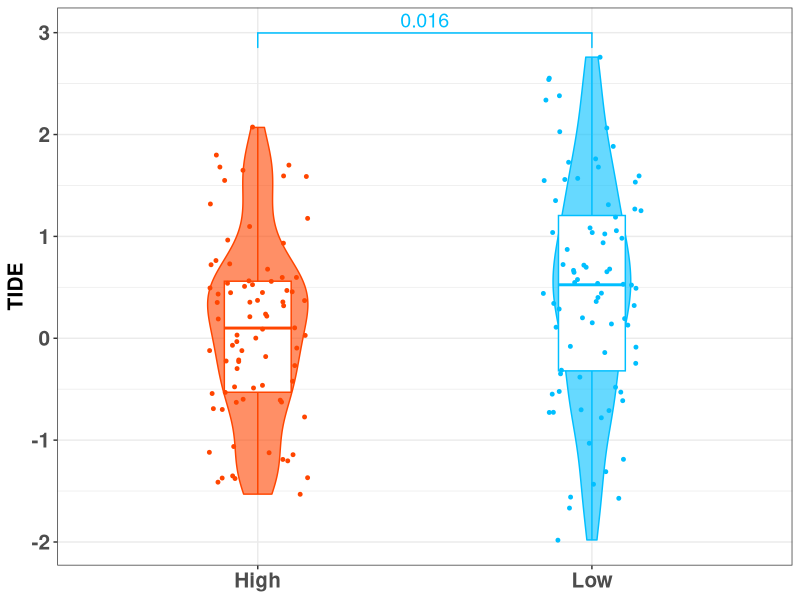
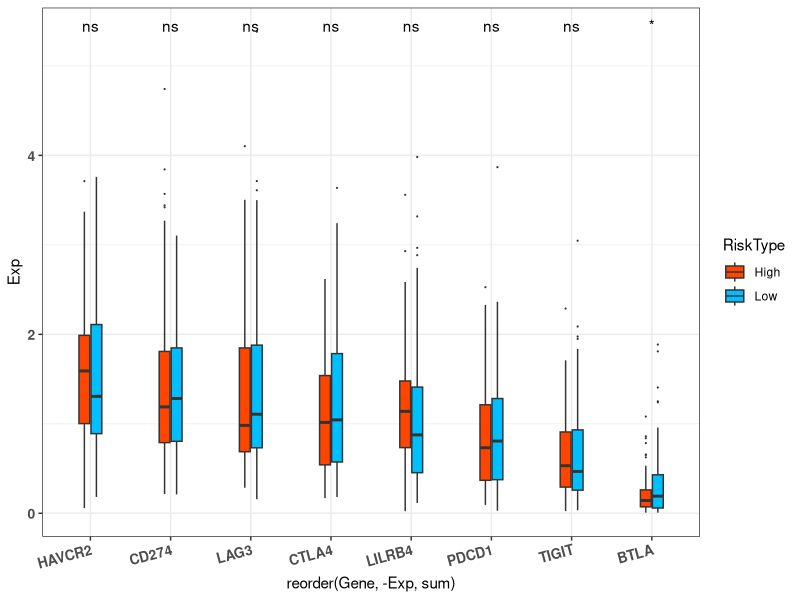

Source code (R) for these figures, in order:
library(ggplot2)
library(ggpubr)
##########################################################################################
# 
TIDE_df = read.table("./ESCA_TIDE_result.txt", header=T, sep="\t")
TIDE_df = subset(TIDE_df, select=c("ID", "TIDE"))
risk_df = read.table("./riskscore_phenotype.txt", header=T, sep="\t")
risk_df = subset(risk_df, select=c("ID", "RiskType"))
df = merge(x=TIDE_df, y=risk_df, by="ID")
write.table(df, "./TIDE_boxplot.txt", col.names=T, row.names=T, quote=F, sep="\t")
p = ggplot(df, aes(x=RiskType, y=TIDE, fill=RiskType, color=RiskType))+
scale_color_manual(values=c("orangered", "deepskyblue"))+
scale_fill_manual(values=c("orangered", "deepskyblue"))+
geom_violin(width=0.3, alpha=0.6)+
geom_boxplot(width=0.2, fill="white")+
geom_jitter(width=0.15, shape=21, size=1, aes(fill=RiskType))+
geom_signif(comparisons=list(c("Low", "High")), textsize=5, test=wilcox.test, step_increase=0.2, map_signif_level=F)+
theme_bw()+
theme(axis.text=element_text(size=15, face="bold"), axis.title.y=element_text(size=15, face="bold"), axis.title.x=element_blank(), legend.position="none")
ggsave("TIDE_boxplot.pdf", p, width=6, height=6)
###########################################################################################
# 
df = read.table("./ESCA_checkpoint_boxplot.txt", header=T, sep="\t")
p = ggplot(df, aes(x=reorder(Gene, -Exp, sum), y=Exp, fill=RiskType))+
scale_fill_manual(values=c("orangered", "deepskyblue"))+
geom_boxplot(outlier.size=0.1, width=0.3)+
theme_bw()+
stat_compare_means(aes(group=RiskType), label="p.signif", method="t.test")+
theme(axis.text.x=element_text(angle=15, hjust=1, face="bold", size=10), axis.text.y=element_text(face="bold", size=10))
ggsave("ESCA_checkpoint_boxplot.pdf", p, width=6, height=6)






